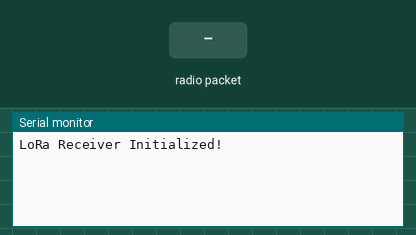
Recording of a sketch running on a simulated Arduino Uno, built with avr-gcc and run on an emulated ATmega328P. Parts: the last lines printed to the serial monitor. The inputs (shaded band) are chosen by the test bench. No radio packets arrive unless stated.

Above: at 1.2 s.
1.3 s: radio packet "1" arrives
At 2.5 s:
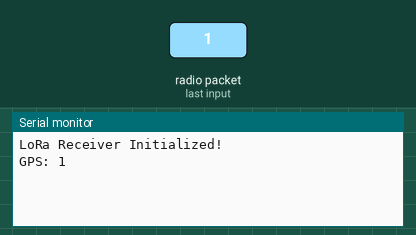
2.8 s: radio packet "0" arrives
At 3.6 s:
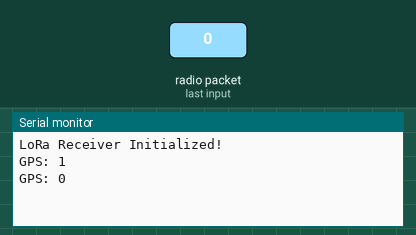
4.3 s: radio packet "2" arrives
At 4.8 s:
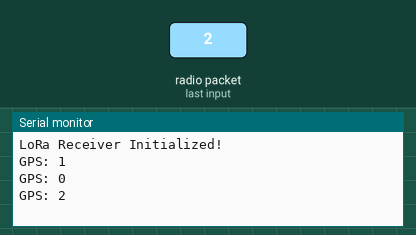

The sketch:

Recivertxt.ino
```cpp
#include <SPI.h>
#include <LoRa.h>

void setup() {
  Serial.begin(9600);
  while (!Serial);

  if (!LoRa.begin(433E6)) { // Use your module's frequency
    Serial.println("Starting LoRa failed!");
    while (1);
  }

  Serial.println("LoRa Receiver Initialized!");
}

void loop() {
  int packetSize = LoRa.parsePacket();
  if (packetSize) {
    Serial.print("GPS: ");
    while (LoRa.available()) {
      Serial.print((char)LoRa.read());
    }
    Serial.println();
  }
}
```

Measured:
- after the input at 1.3 s, the serial monitor: prints a new line at once (image 1)
- after the input at 2.8 s, the serial monitor: prints a new line at once (image 2)
- after the input at 4.3 s, the serial monitor: prints a new line at once (image 3)
